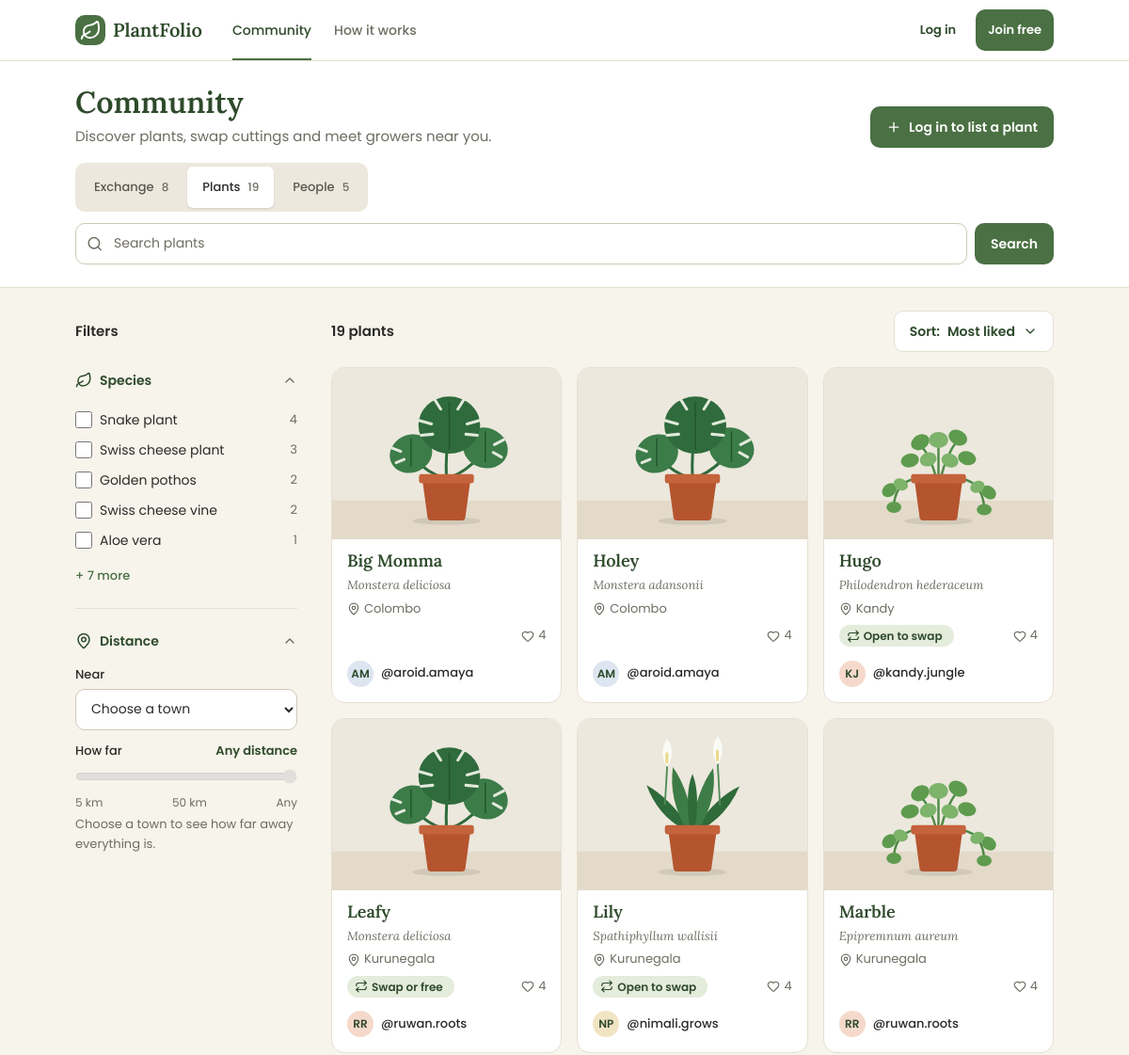
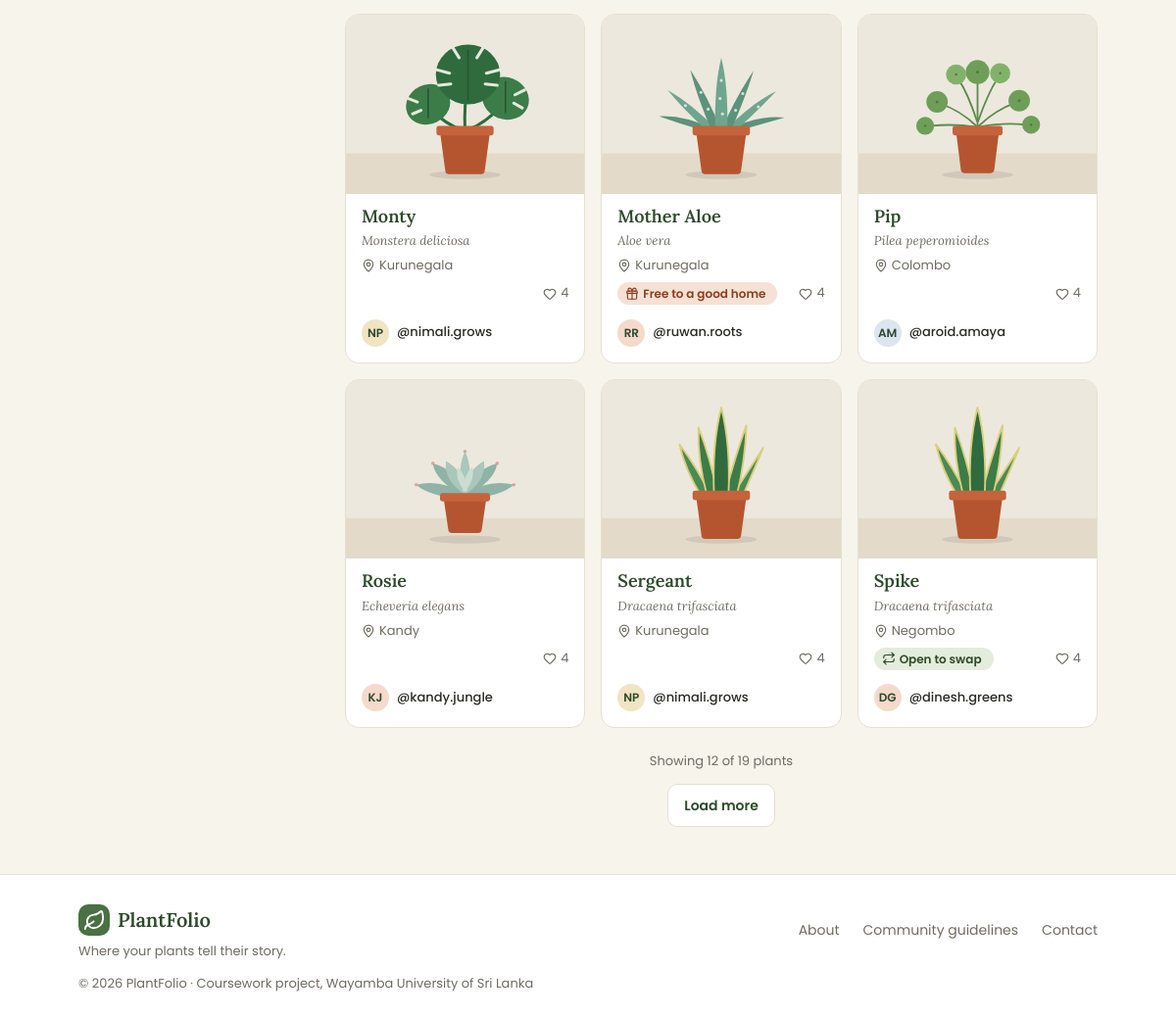
The page /public/community.php?tab=plants on the database its author committed (2 pictures, top to bottom).
### tables this page shows
CREATE TABLE exchange_listings (
    id              INT UNSIGNED     NOT NULL AUTO_INCREMENT,
    user_id         INT UNSIGNED     NOT NULL,
    plant_id        INT UNSIGNED     NULL DEFAULT NULL,
    species_id      INT UNSIGNED     NULL DEFAULT NULL,
    title           VARCHAR(100)     NOT NULL,
    description     TEXT             NULL,
    type            ENUM('swap','free','either') NOT NULL DEFAULT 'swap',
    looking_for     VARCHAR(150)     NULL DEFAULT NULL,
    town_id         INT UNSIGNED     NOT NULL,
    km_from_town    TINYINT UNSIGNED NOT NULL DEFAULT 0,
    size            VARCHAR(60)      NULL DEFAULT NULL,
    plant_condition VARCHAR(100)     NULL DEFAULT NULL,    
    light_level     ENUM('low','medium','bright') NULL DEFAULT NULL,       
    water_need      ENUM('low','moderate','high') NULL DEFAULT NULL,       
    photo           VARCHAR(255)     NOT NULL,
    share_email     TINYINT(1)       NOT NULL DEFAULT 1,
    share_phone     TINYINT(1)       NOT NULL DEFAULT 0,
    status          ENUM('open','closed') NOT NULL DEFAULT 'open',
    exchanged_with  INT UNSIGNED     NULL DEFAULT NULL,
    exchanged_at    DATETIME         NULL DEFAULT NULL,
    created_at      DATETIME         NOT NULL DEFAULT CURRENT_TIMESTAMP,
    PRIMARY KEY (id),
    KEY idx_listings_user (user_id),
    KEY idx_listings_plant (plant_id),
    KEY idx_listings_species (species_id),
    KEY idx_listings_town (town_id),
    KEY idx_listings_exchanged_with (exchanged_with),
     
    KEY idx_listings_status_created (status, created_at),
    CONSTRAINT chk_listings_km CHECK (km_from_town BETWEEN 0 AND 30),
    CONSTRAINT fk_listings_user           FOREIGN KEY (user_id)        REFERENCES users (id)         ON DELETE CASCADE,
     
    CONSTRAINT fk_listings_plant          FOREIGN KEY (plant_id)       REFERENCES plants (id)        ON DELETE SET NULL,
    CONSTRAINT fk_listings_species        FOREIGN KEY (species_id)     REFERENCES plant_species (id) ON DELETE SET NULL,
    CONSTRAINT fk_listings_town           FOREIGN KEY (town_id)        REFERENCES towns (id)         ON DELETE RESTRICT,
    CONSTRAINT fk_listings_exchanged_with FOREIGN KEY (exchanged_with) REFERENCES users (id)         ON DELETE SET NULL
);

CREATE TABLE plants (
    id             INT UNSIGNED NOT NULL AUTO_INCREMENT,
    user_id        INT UNSIGNED NOT NULL,
    collection_id  INT UNSIGNED NULL DEFAULT NULL,
    species_id     INT UNSIGNED NULL DEFAULT NULL,
    custom_species VARCHAR(150) NULL DEFAULT NULL,    
    nickname       VARCHAR(60)  NOT NULL,
    photo          VARCHAR(255) NULL DEFAULT NULL,
    acquired_on    DATE         NULL DEFAULT NULL,
    health_status  ENUM('thriving','stable','needs_attention','sick') NOT NULL DEFAULT 'stable',
    is_public      TINYINT(1)   NOT NULL DEFAULT 1,
    created_at     DATETIME     NOT NULL DEFAULT CURRENT_TIMESTAMP,
    PRIMARY KEY (id),
    KEY idx_plants_user (user_id),
    KEY idx_plants_collection (collection_id),
    KEY idx_plants_species (species_id),
    KEY idx_plants_health (health_status),
    KEY idx_plants_public (is_public),
    CONSTRAINT fk_plants_user       FOREIGN KEY (user_id)       REFERENCES users (id)         ON DELETE CASCADE,
     
    CONSTRAINT fk_plants_collection FOREIGN KEY (collection_id) REFERENCES collections (id)   ON DELETE SET NULL,
    CONSTRAINT fk_plants_species    FOREIGN KEY (species_id)    REFERENCES plant_species (id) ON DELETE SET NULL
);

CREATE TABLE plant_species (
    id                      INT UNSIGNED      NOT NULL AUTO_INCREMENT,
    common_name             VARCHAR(100)      NOT NULL,
    scientific_name         VARCHAR(150)      NOT NULL,
    photo                   VARCHAR(255)      NULL DEFAULT NULL,
    light                   VARCHAR(100)      NULL DEFAULT NULL,
    water                   VARCHAR(150)      NULL DEFAULT NULL,
    humidity                VARCHAR(60)       NULL DEFAULT NULL,
    pet_safe                TINYINT(1)        NULL DEFAULT NULL,    
    water_interval_days     SMALLINT UNSIGNED NOT NULL DEFAULT 7,
    fertilise_interval_days SMALLINT UNSIGNED NOT NULL DEFAULT 30,
    notes                   TEXT              NULL,
    PRIMARY KEY (id),
    UNIQUE KEY uq_species_scientific (scientific_name),
    KEY idx_species_common (common_name)
);

### partials/plant-card.php (the view, shortened to what the rows shown need)
<?php
$community  = !empty($community);
$show_owner = $community && ($show_owner ?? true);
$offer_words = ['swap' => 'Open to swap', 'free' => 'Free to a good home', 'either' => 'Swap or free'];
$offer       = ($community && !empty($plant['listing_id'])) ? ($plant['listing_type'] ?? 'swap') : null;
?>
<article class="card plant-card<?= $community ? ' plant-card-community' : '' ?>">
  <div class="card-media">
    <img src="<?= e(photo_url($plant['photo'])) ?>" alt="<?= $community ? '' : 'Photo of ' . e($plant['nickname']) ?>" loading="lazy">
  </div>
  <div class="card-body">
    <h3 class="plant-card-name">
      <a class="card-link" href="<?= e(url('plant.php?id=' . $plant['id'])) ?>"><?= e($plant['nickname']) ?></a>
    </h3>
    <p class="scientific-name"><?= e($plant['scientific_name']) ?></p>
    <?php if ($community): ?>
      <?php if ($show_owner): ?>
        <p class="plant-card-town"><?= icon('map-pin') ?> <?= e($plant['location']) ?></p>
      <?php endif; ?>
      <div class="plant-card-tags">
        <?php if ($offer): ?>
          <a class="plant-card-offer plant-card-offer-<?= e($offer) ?>" href="<?= e(url('listing.php?id=' . $plant['listing_id'])) ?>">
            <?= icon(listing_type($offer)['icon']) ?> <?= e($offer_words[$offer] ?? $offer_words['swap']) ?><span class="visually-hidden">: listing for <?= e($plant['nickname']) ?></span>
          </a>
        <?php endif; ?>
        <span class="plant-card-likes"><?= icon('heart') ?> <?= e($plant['like_count']) ?><span class="visually-hidden"> <?= $plant['like_count'] === 1 ? 'like' : 'likes' ?></span></span>
      </div>
      <?php if ($show_owner): ?>
        <div class="plant-card-owner">
          <?php partial('avatar', ['member' => $plant, 'size' => 'sm']); ?>
          <a class="plant-card-username" href="<?= e(url('user.php?u=' . urlencode($plant['username']))) ?>">@<?= e($plant['username']) ?></a>
        </div>
      <?php elseif ($plant['collection_name'] !== null): ?>
        <p class="plant-card-collection"><?= e($plant['collection_name']) ?></p>
      <?php endif; ?>
    <?php endif; ?>
  </div>
</article>

### public/community.php (shortened to what the rows shown need)
<?php
require_once __DIR__ . '/../includes/helpers.php';
require_once __DIR__ . '/../includes/mock-data.php';
require_once __DIR__ . '/../includes/community-data.php';
$tab  = get_text('tab');
$q                = mb_substr(trim(get_text('q')), 0, 100);
$is_member_search = str_starts_with($q, '@');
$term             = trim(ltrim($q, '@'));
$species_ids = [];
$species_ids = array_values(array_unique($species_ids));
$viewer_town = $current_user['location'] ?? '';
$town_names  = array_keys($mock_towns);
sort($town_names);
$distance_steps = array_map('strval', range(5, 100, 5));
function allowed_text($name, array $allowed, $default = '')
{
    $value = get_text($name);
    return in_array($value, $allowed, true) ? $value : $default;
}
$filters = community_default_filters($tab, $viewer_town);
if ($tab === 'plants') {
    $filters = [
        'species'  => $species_ids,
        'near'     => allowed_text('near', $town_names, $viewer_town),
        'distance' => allowed_text('distance', $distance_steps, '100'),
    ];
} else {
    $filters = [
        'near'     => allowed_text('near', $town_names, $viewer_town),
        'distance' => allowed_text('distance', $distance_steps, '100'),
        'rating'   => allowed_text('rating', ['4', '4.5']),
    ];
}
$near     = $filters['near'];
$sort_options = [
    'plants'   => ['likes' => 'Most liked', 'newest' => 'Newest'],
    'exchange' => ['newest' => 'Newest', 'nearest' => 'Nearest', 'interest' => 'Most interested'],
    'people'   => ['rating' => 'Top rated', 'plants' => 'Most plants'],
][$tab];
$default_sort = array_key_first($sort_options);
$sort         = allowed_text('sort', array_keys($sort_options), $default_sort);
function most_liked_first($a, $b)
{
    return [$b['like_count'], $a['nickname']] <=> [$a['like_count'], $b['nickname']];
}
$plant_filters    = $tab === 'plants' ? $filters : community_default_filters('plants');
$listing_filters  = $tab === 'exchange' ? $filters : community_default_filters('exchange', $viewer_town);
$people_filters   = $tab === 'people' ? $filters : community_default_filters('people');
function with_distance(array $rows, $near, array $towns)
{
    return array_map(fn ($row) => array_merge($row, [
        'distance_km' => $near !== '' ? town_distance_km($towns, $near, $row['location']) : null,
    ]), $rows);
}
$listing_rows = with_distance($mock_listings, $listing_filters['near'], $mock_towns);
$plant_rows   = with_distance($mock_public_plants, $plant_filters['near'], $mock_towns);
$people_rows  = with_distance($mock_users, $people_filters['near'], $mock_towns);
$plants        = community_plants($plant_rows, $term, $plant_filters);
$listings      = community_listings($listing_rows, $term, $listing_filters);
$search_plants = community_plants($mock_public_plants, $term, community_default_filters('plants'));
$people        = community_people($people_rows, $search_plants, $term, $is_member_search, $people_filters);
$counts = ['plants' => count($plants), 'exchange' => count($listings), 'people' => count($people)];
usort($plants, fn ($a, $b) => $sort === 'newest' && $tab === 'plants'
    ? $b['id'] <=> $a['id']
    : most_liked_first($a, $b));
usort($listings, function ($a, $b) use ($sort, $tab) {
    $sort = $tab === 'exchange' ? $sort : 'newest';
    switch ($sort) {
        case 'nearest':
            return [$a['distance_km'], $b['created_at']] <=> [$b['distance_km'], $a['created_at']];
        case 'interest':
            return [$b['interest_count'], $b['created_at']] <=> [$a['interest_count'], $a['created_at']];
        default:
            return $b['created_at'] <=> $a['created_at'];
    }
});
usort($people, function ($a, $b) use ($sort, $tab) {
    $by_plants = $tab === 'people' && $sort === 'plants';
    $first     = $by_plants ? 'plant_count' : 'rating_avg';
    $second    = $by_plants ? 'rating_avg' : 'plant_count';
    return [$b['match_count'], $b[$first] ?? 0, $b[$second] ?? 0, $a['username']]
       <=> [$a['match_count'], $a[$first] ?? 0, $a[$second] ?? 0, $b['username']];
});
$species_list = [];
if ($tab === 'plants') {
    $species_list = community_species_list(community_plants($plant_rows, $term, $filters, true), $species_ids, $mock_species);
} elseif ($tab === 'exchange') {
    $species_list = community_species_list(community_listings($listing_rows, $term, $filters, 'species'), $species_ids, $mock_species);
}
$species_shown = array_slice($species_list, 0, 5);
$count = $counts[$tab];
if ($tab === 'plants') {
    $results_text = count_words($count, 'plant', 'plants')
                  . ($near !== '' && $filters['distance'] !== '100' ? ' near ' . $near : '');
} elseif ($tab === 'exchange') {
    $results_text = count_words($count, 'open listing', 'open listings')
                  . ($near !== '' && $filters['distance'] !== '100' ? ' near ' . $near : '');
} else {
    $results_text = count_words($count, 'person', 'people')
                  . ($near !== '' && $filters['distance'] !== '100' ? ' near ' . $near : '');
}
$empty          = null;
$popular_plants = [];
$per_page    = 12;
$rows        = ['plants' => $plants, 'exchange' => $listings, 'people' => $people][$tab];
$last_page   = max(1, (int) ceil($count / $per_page));
$page_text   = get_text('page');
$page_number = ctype_digit($page_text) ? min(max(1, (int) $page_text), $last_page) : 1;
$shown_rows  = array_slice($rows, 0, $page_number * $per_page);
include __DIR__ . '/../includes/header.php';
?>
<section class="community-top">
  <div class="container">
    <div class="community-head">
      <div>
        <h1 class="community-title">Community</h1>
      </div>
    </div>
  </div>
</section>
<div class="container page community-body">
  <aside class="community-filters" id="community-filters" aria-labelledby="filters-title" tabindex="-1">
    <div class="filter-head">
      <h2 class="filter-title" id="filters-title">Filters</h2>
    </div>
    <div class="filters-body" data-swap="filters">
      <?php if ($tab === 'plants' || $tab === 'exchange'): ?>
        <details class="filter-section" data-section="species" open>
          <fieldset class="filter-group">
            <?php partial('filter-checks', ['name' => 'species', 'items' => $species_shown]); ?>
          </fieldset>
        </details>
      <?php endif; ?>
    </div>
  </aside>
  <div class="community-results">
    <div class="results-bar">
      <h2 class="results-count"><span data-swap="count" aria-live="polite"><?= e($results_text) ?></span></h2>
    </div>
    <div class="community-main" data-swap="main">
    <?php if ($empty): ?>
      <section class="panel">
        <?php partial('empty-state', $empty); ?>
      </section>
      <?php if ($popular_plants): ?>
        <section class="popular-plants" aria-labelledby="popular-title">
          <h2 class="community-section-title" id="popular-title">Popular plants</h2>
          <p class="popular-text">The most-liked public plants in the community.</p>
          <div class="community-grid community-grid-compact">
            <?php foreach ($popular_plants as $plant): ?>
              <?php partial('plant-card', ['plant' => $plant, 'community' => true, 'show_health' => false]); ?>
            <?php endforeach; ?>
          </div>
        </section>
      <?php endif; ?>
    <?php else: ?>
      <?php if ($tab === 'plants'): ?>
        <div class="community-grid community-grid-compact" data-grid>
          <?php foreach ($shown_rows as $plant): ?>
            <?php partial('plant-card', ['plant' => $plant, 'community' => true, 'show_health' => false]); ?>
          <?php endforeach; ?>
        </div>
      <?php endif; ?>
    <?php endif; ?>
    </div>
  </div>
</div>
<?php include __DIR__ . '/../includes/footer.php'; ?>

### partials/filter-checks.php (shortened to what the rows shown need)
<?php foreach ($items as $item): ?>
  <label class="check filter-check<?= $item['count'] === 0 && !$item['checked'] ? ' filter-check-empty' : '' ?>">
    <input type="checkbox" name="<?= e($name) ?>[]" value="<?= e($item['value'] ?? $item['id']) ?>" form="community-form"<?= $item['checked'] ? ' checked' : '' ?>>
    <span class="filter-check-name"><?= e($item['name']) ?></span>
    <span class="filter-check-count"><?= e($item['count']) ?></span>
  </label>
<?php endforeach; ?>

### partials/avatar.php
<?php
$avatar_class = 'avatar' . (isset($size) ? ' avatar-' . $size : '');
?>
<?php if (!empty($member['avatar'])): ?>
  <img class="<?= e($avatar_class) ?>" src="<?= e(photo_url($member['avatar'])) ?>" alt="">
<?php else: ?>
  <span class="<?= e($avatar_class) ?> avatar-tint-<?= e(avatar_tint($member['username'])) ?>" aria-hidden="true"><?= e(initials($member['full_name'])) ?></span>
<?php endif; ?>

### rows shown on the page
exchange_listings: name "Swiss cheese plant", exchanged_with "3"
plants: name "Swiss cheese vine", user "2", photo (picture), nickname "Holey", species.scientific_name "Monstera adansonii", location "Colombo", like_count "4", full_name "AM", username "aroid.amaya"
plants: photo (picture), nickname "Big Momma", species.scientific_name "Monstera deliciosa", location "Colombo", like_count "4", full_name "AM", username "aroid.amaya"
plants: photo (picture), nickname "Hugo", species.scientific_name "Philodendron hederaceum", location "Kandy", offer "Open to swap", like_count "4", full_name "KJ", username "kandy.jungle"
plants: photo (picture), nickname "Leafy", species.scientific_name "Monstera deliciosa", location "Kurunegala", offer "Swap or free", like_count "4", full_name "RR", username "ruwan.roots"
plants: photo (picture), nickname "Lily", species.scientific_name "Spathiphyllum wallisii", location "Kurunegala", offer "Open to swap", like_count "4", full_name "NP", username "nimali.grows"
plants: photo (picture), nickname "Marble", species.scientific_name "Epipremnum aureum", location "Kurunegala", like_count "4", full_name "RR", username "ruwan.roots"
plants: photo (picture), nickname "Monty", species.scientific_name "Monstera deliciosa", location "Kurunegala", like_count "4", full_name "NP", username "nimali.grows"
plants: photo (picture), nickname "Mother Aloe", species.scientific_name "Aloe vera", location "Kurunegala", offer "Free to a good home", like_count "4", full_name "RR", username "ruwan.roots"
plants: photo (picture), nickname "Pip", species.scientific_name "Pilea peperomioides", location "Colombo", like_count "4", full_name "AM", username "aroid.amaya"
plants: photo (picture), nickname "Rosie", species.scientific_name "Echeveria elegans", location "Kandy", like_count "4", full_name "KJ", username "kandy.jungle"
plants: photo (picture), nickname "Sergeant", species.scientific_name "Dracaena trifasciata", location "Kurunegala", like_count "4", full_name "NP", username "nimali.grows"
plants: photo (picture), nickname "Spike", species.scientific_name "Dracaena trifasciata", location "Negombo", offer "Open to swap", user "4", full_name "DG", username "dinesh.greens"

### other values the page prints
$link['label'] "Community"
$link['label'] "How it works"
$label "Exchange"
$counts[$name] "8"
$label "Plants"
$counts[$name] "19"
$label "People"
$counts[$name] "5"
$item['name'] "Snake plant"
$item['count'] "4"
$item['name'] "Golden pothos"
$item['count'] "2"
$item['name'] "Aloe vera"
$item['count'] "1"
count($species_more) "7"
